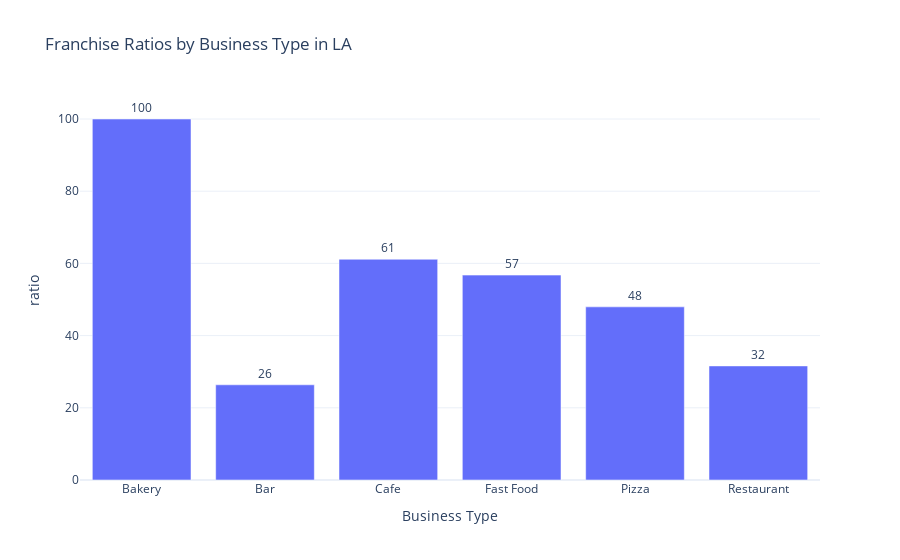

Notebook source saved alongside this figure:
### Markdown cell above
Franchise Ratios by Business Type

The chart below visualizes the franchise ratios:

### Code cell
# Visualizing franchise ratios
fig = px.bar(object_chain, x='object_type', y='ratio', 
             labels={'object_type':'Business Type'}, 
             title='Franchise Ratios by Business Type in LA',
             template='plotly_white',
             text_auto='.2s')
fig.update_traces(textfont_size=12, textangle=0, textposition="outside", cliponaxis=False)
fig.show()

### Figure 1 — Plotly figure (JSON) as saved in the notebook; plotly's stock layout.template omitted (floating-point values rounded to 4 significant figures)
{"data": [{"alignmentgroup": "True", "cliponaxis": false, "hovertemplate": "Business Type=%{x}<br>ratio=%{y}<extra></extra>", "legendgroup": "", "marker": {"color": "#636efa", "pattern": {"shape": ""}}, "name": "", "offsetgroup": "", "orientation": "v", "showlegend": false, "textangle": 0, "textfont": {"size": 12}, "textposition": "outside", "texttemplate": "%{y:.2s}", "type": "bar", "x": ["Bakery", "Bar", "Cafe", "Fast Food", "Pizza", "Restaurant"], "xaxis": "x", "y": [100, 26.37, 61.15, 56.75, 47.96, 31.6], "yaxis": "y"}], "layout": {"barmode": "relative", "legend": {"tracegroupgap": 0}, "title": {"text": "Franchise Ratios by Business Type in LA"}, "xaxis": {"anchor": "y", "domain": [0, 1], "title": {"text": "Business Type"}}, "yaxis": {"anchor": "x", "domain": [0, 1], "title": {"text": "ratio"}}}}
